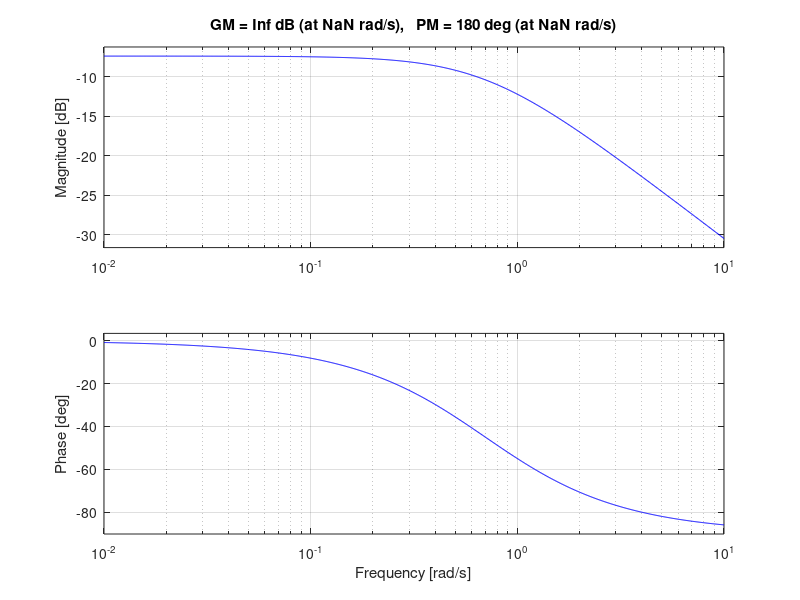

Write MATLAB code to recreate this figure. (Note: this script raises an error after producing the figure.)
clear;
Kf = 0.3;
filterCoeff = Kf;
sys = tf([filterCoeff],[1, (1-filterCoeff)]);
sysd = c2d(sys,0.1);

figure
subplot(1,2,1)
margin(sys)
bw = bandwidth(sys);
legend("bandwidth = "+num2str(bw))
grid on;

subplot(1,2,2)
margin(sysd)
bwd = bandwidth(sysd);
grid on;
legend("bandwidth = "+num2str(bwd))


%% study the bandwidth w.r.t. filter coeff:
Kf = 0:0.01:0.9;
Ts = 0.1;
for i = 1:length(Kf)
filterCoeff = Kf(i);
sys = tf([filterCoeff],[1, (1-filterCoeff)]);
sysd = c2d(sys,Ts);

bw(i) = bandpass(sys);
bwd(i) = bandwidth(sysd);
end

figure
plot(Kf,bw)
grid on;
hold on;
plot(Kf,bwd)
legend('continuous','descrete')